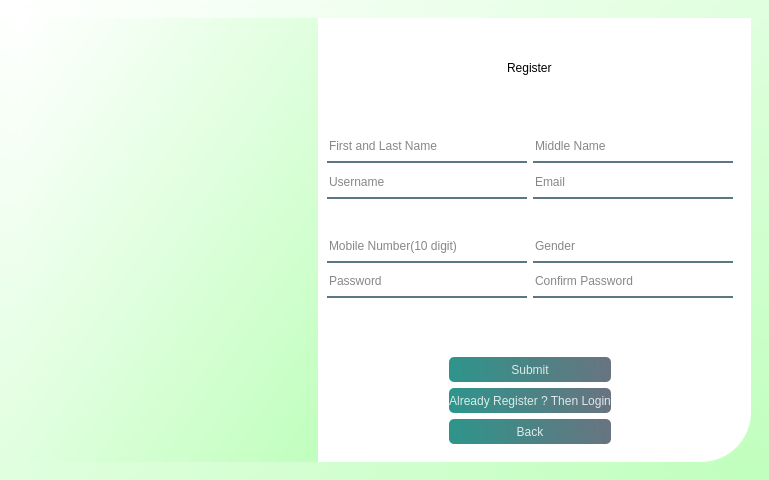
<?xml version="1.0" encoding="UTF-8"?>
<ui version="4.0">
 <class>MainWindow</class>
 <widget class="QMainWindow" name="MainWindow">
  <property name="geometry">
   <rect>
    <x>0</x>
    <y>0</y>
    <width>769</width>
    <height>480</height>
   </rect>
  </property>
  <property name="sizeIncrement">
   <size>
    <width>150</width>
    <height>250</height>
   </size>
  </property>
  <property name="windowTitle">
   <string>MainWindow</string>
  </property>
  <property name="styleSheet">
   <string notr="true">background-color: qlineargradient(spread:pad, x1:1, y1:1, x2:0, y2:0, stop:0 rgba(192, 255, 189, 255), stop:1 rgba(255, 255, 255, 255));</string>
  </property>
  <widget class="QWidget" name="centralwidget">
   <layout class="QHBoxLayout" name="horizontalLayout">
    <item>
     <widget class="QWidget" name="widget" native="true">
      <layout class="QHBoxLayout" name="horizontalLayout_2">
       <property name="spacing">
        <number>0</number>
       </property>
       <item>
        <widget class="QWidget" name="widget_2" native="true">
         <property name="minimumSize">
          <size>
           <width>300</width>
           <height>0</height>
          </size>
         </property>
         <property name="styleSheet">
          <string notr="true"/>
         </property>
         <layout class="QHBoxLayout" name="horizontalLayout_7">
          <property name="spacing">
           <number>0</number>
          </property>
          <property name="leftMargin">
           <number>0</number>
          </property>
          <property name="topMargin">
           <number>0</number>
          </property>
          <property name="rightMargin">
           <number>0</number>
          </property>
          <property name="bottomMargin">
           <number>0</number>
          </property>
          <item>
           <widget class="QLabel" name="label_2">
            <property name="styleSheet">
             <string notr="true">border-image: url(:/image/1.jpg);
border-top-left-radius:50px;</string>
            </property>
            <property name="text">
             <string/>
            </property>
           </widget>
          </item>
         </layout>
        </widget>
       </item>
       <item>
        <widget class="QWidget" name="widget_3" native="true">
         <property name="styleSheet">
          <string notr="true">background-color: rgb(255, 255, 255);
border-bottom-right-radius:50px;</string>
         </property>
         <layout class="QVBoxLayout" name="verticalLayout">
          <property name="spacing">
           <number>0</number>
          </property>
          <property name="leftMargin">
           <number>0</number>
          </property>
          <property name="topMargin">
           <number>0</number>
          </property>
          <property name="bottomMargin">
           <number>0</number>
          </property>
          <item>
           <widget class="QWidget" name="widget_7" native="true">
            <layout class="QHBoxLayout" name="horizontalLayout_3">
             <item alignment="Qt::AlignHCenter">
              <widget class="QWidget" name="widget_8" native="true">
               <property name="sizeIncrement">
                <size>
                 <width>150</width>
                 <height>250</height>
                </size>
               </property>
               <layout class="QVBoxLayout" name="verticalLayout_2">
                <item>
                 <widget class="QLabel" name="label">
                  <property name="sizeIncrement">
                   <size>
                    <width>150</width>
                    <height>0</height>
                   </size>
                  </property>
                  <property name="styleSheet">
                   <string notr="true">font: 75 italic 20pt &quot;Times New Roman&quot;;</string>
                  </property>
                  <property name="text">
                   <string>Register</string>
                  </property>
                 </widget>
                </item>
               </layout>
              </widget>
             </item>
            </layout>
           </widget>
          </item>
          <item>
           <widget class="QWidget" name="widget_6" native="true">
            <layout class="QHBoxLayout" name="horizontalLayout_4">
             <item alignment="Qt::AlignHCenter">
              <widget class="QWidget" name="widget_9" native="true">
               <layout class="QVBoxLayout" name="verticalLayout_3">
                <property name="spacing">
                 <number>0</number>
                </property>
                <property name="leftMargin">
                 <number>0</number>
                </property>
                <property name="topMargin">
                 <number>0</number>
                </property>
                <property name="rightMargin">
                 <number>0</number>
                </property>
                <property name="bottomMargin">
                 <number>0</number>
                </property>
                <item>
                 <widget class="QLineEdit" name="lineEdit_fname">
                  <property name="minimumSize">
                   <size>
                    <width>200</width>
                    <height>0</height>
                   </size>
                  </property>
                  <property name="maximumSize">
                   <size>
                    <width>100</width>
                    <height>16777215</height>
                   </size>
                  </property>
                  <property name="sizeIncrement">
                   <size>
                    <width>200</width>
                    <height>0</height>
                   </size>
                  </property>
                  <property name="styleSheet">
                   <string notr="true">background-color:rgba(0,0,0,0);
border:none;
border-bottom:2px solid rgba(46,82,101,200);
color:rgba(0,0,0,240);
padding-bottom:7px;</string>
                  </property>
                  <property name="placeholderText">
                   <string>First and Last Name</string>
                  </property>
                 </widget>
                </item>
                <item>
                 <widget class="QLineEdit" name="lineEdit_username">
                  <property name="sizeIncrement">
                   <size>
                    <width>200</width>
                    <height>0</height>
                   </size>
                  </property>
                  <property name="styleSheet">
                   <string notr="true">background-color:rgba(0,0,0,0);
border:none;
border-bottom:2px solid rgba(46,82,101,200);
color:rgba(0,0,0,240);
padding-bottom:7px;</string>
                  </property>
                  <property name="placeholderText">
                   <string>Username</string>
                  </property>
                 </widget>
                </item>
               </layout>
              </widget>
             </item>
             <item alignment="Qt::AlignHCenter">
              <widget class="QWidget" name="widget_10" native="true">
               <layout class="QVBoxLayout" name="verticalLayout_4">
                <property name="spacing">
                 <number>0</number>
                </property>
                <property name="leftMargin">
                 <number>0</number>
                </property>
                <property name="topMargin">
                 <number>0</number>
                </property>
                <property name="rightMargin">
                 <number>0</number>
                </property>
                <property name="bottomMargin">
                 <number>0</number>
                </property>
                <item>
                 <widget class="QLineEdit" name="lineEdit_Mname">
                  <property name="minimumSize">
                   <size>
                    <width>200</width>
                    <height>0</height>
                   </size>
                  </property>
                  <property name="sizeIncrement">
                   <size>
                    <width>200</width>
                    <height>0</height>
                   </size>
                  </property>
                  <property name="styleSheet">
                   <string notr="true">background-color:rgba(0,0,0,0);
border:none;
border-bottom:2px solid rgba(46,82,101,200);
color:rgba(0,0,0,240);
padding-bottom:7px;</string>
                  </property>
                  <property name="placeholderText">
                   <string>Middle Name</string>
                  </property>
                 </widget>
                </item>
                <item>
                 <widget class="QLineEdit" name="lineEdit_Email">
                  <property name="sizeIncrement">
                   <size>
                    <width>200</width>
                    <height>0</height>
                   </size>
                  </property>
                  <property name="styleSheet">
                   <string notr="true">background-color:rgba(0,0,0,0);
border:none;
border-bottom:2px solid rgba(46,82,101,200);
color:rgba(0,0,0,240);
padding-bottom:7px;
</string>
                  </property>
                  <property name="placeholderText">
                   <string>Email</string>
                  </property>
                 </widget>
                </item>
               </layout>
              </widget>
             </item>
            </layout>
           </widget>
          </item>
          <item>
           <widget class="QWidget" name="widget_4" native="true">
            <layout class="QHBoxLayout" name="horizontalLayout_5">
             <item alignment="Qt::AlignHCenter">
              <widget class="QWidget" name="widget_11" native="true">
               <layout class="QVBoxLayout" name="verticalLayout_5">
                <property name="spacing">
                 <number>0</number>
                </property>
                <property name="leftMargin">
                 <number>0</number>
                </property>
                <property name="topMargin">
                 <number>0</number>
                </property>
                <property name="rightMargin">
                 <number>0</number>
                </property>
                <property name="bottomMargin">
                 <number>0</number>
                </property>
                <item>
                 <widget class="QLineEdit" name="lineEdit_Mobile">
                  <property name="minimumSize">
                   <size>
                    <width>200</width>
                    <height>0</height>
                   </size>
                  </property>
                  <property name="styleSheet">
                   <string notr="true">background-color:rgba(0,0,0,0);
border:none;
border-bottom:2px solid rgba(46,82,101,200);
color:rgba(0,0,0,240);
padding-bottom:7px;</string>
                  </property>
                  <property name="placeholderText">
                   <string>Mobile Number(10 digit)</string>
                  </property>
                 </widget>
                </item>
                <item>
                 <widget class="QLineEdit" name="lineEdit_pass">
                  <property name="minimumSize">
                   <size>
                    <width>200</width>
                    <height>0</height>
                   </size>
                  </property>
                  <property name="styleSheet">
                   <string notr="true">background-color:rgba(0,0,0,0);
border:none;
border-bottom:2px solid rgba(46,82,101,200);
color:rgba(0,0,0,240);
padding-bottom:7px;
</string>
                  </property>
                  <property name="echoMode">
                   <enum>QLineEdit::Password</enum>
                  </property>
                  <property name="placeholderText">
                   <string>Password</string>
                  </property>
                 </widget>
                </item>
               </layout>
              </widget>
             </item>
             <item alignment="Qt::AlignHCenter">
              <widget class="QWidget" name="widget_confirmpass" native="true">
               <layout class="QVBoxLayout" name="verticalLayout_6">
                <property name="spacing">
                 <number>0</number>
                </property>
                <property name="leftMargin">
                 <number>0</number>
                </property>
                <property name="topMargin">
                 <number>0</number>
                </property>
                <property name="rightMargin">
                 <number>0</number>
                </property>
                <property name="bottomMargin">
                 <number>0</number>
                </property>
                <item>
                 <widget class="QLineEdit" name="lineEdit_Gender">
                  <property name="styleSheet">
                   <string notr="true">background-color:rgba(0,0,0,0);
border:none;
border-bottom:2px solid rgba(46,82,101,200);
color:rgba(0,0,0,240);
padding-bottom:7px;</string>
                  </property>
                  <property name="placeholderText">
                   <string>Gender</string>
                  </property>
                 </widget>
                </item>
                <item>
                 <widget class="QLineEdit" name="lineEdit_8">
                  <property name="minimumSize">
                   <size>
                    <width>200</width>
                    <height>0</height>
                   </size>
                  </property>
                  <property name="styleSheet">
                   <string notr="true">background-color:rgba(0,0,0,0);
border:none;
border-bottom:2px solid rgba(46,82,101,200);
color:rgba(0,0,0,240);
padding-bottom:7px;</string>
                  </property>
                  <property name="echoMode">
                   <enum>QLineEdit::Password</enum>
                  </property>
                  <property name="placeholderText">
                   <string>Confirm Password</string>
                  </property>
                 </widget>
                </item>
               </layout>
              </widget>
             </item>
            </layout>
           </widget>
          </item>
          <item>
           <widget class="QWidget" name="widget_5" native="true">
            <layout class="QHBoxLayout" name="horizontalLayout_6">
             <item alignment="Qt::AlignHCenter">
              <widget class="QWidget" name="widget_13" native="true">
               <layout class="QVBoxLayout" name="verticalLayout_7">
                <item>
                 <widget class="QLabel" name="label_3">
                  <property name="styleSheet">
                   <string notr="true">font: 75 italic 8pt &quot;Times New Roman&quot;;color:red;</string>
                  </property>
                  <property name="text">
                   <string/>
                  </property>
                 </widget>
                </item>
                <item>
                 <widget class="QPushButton" name="SubmitButton">
                  <property name="minimumSize">
                   <size>
                    <width>0</width>
                    <height>25</height>
                   </size>
                  </property>
                  <property name="toolTip">
                   <string>&lt;html&gt;&lt;head/&gt;&lt;body&gt;&lt;p&gt;Submit&lt;/p&gt;&lt;/body&gt;&lt;/html&gt;</string>
                  </property>
                  <property name="styleSheet">
                   <string notr="true">QPushButton#SubmitButton{
	background-color: qlineargradient(spread:pad, x1:0, y1:0.505682, x2:1, y2:0.477, stop:0 rgba(11, 131, 120, 219), stop:1 rgba(85, 98, 112, 226));
	color: rgba(255,255,255,210);
	border-radius:5px;
}
QPushButton#SubmitButton:hover{
	background-color: qlineargradient(spread:pad, x1:0, y1:0.505682, x2:1, y2:0.477, stop:0 rgba(150, 123, 111, 219), stop:1 rgba(85, 81, 84, 226));
}

QPushButton#SubmitButton:pressed{
	padding-left:5px;
	padding-top:5px;
	background-color:rgba(150, 123, 111, 255);
}
</string>
                  </property>
                  <property name="text">
                   <string>Submit</string>
                  </property>
                 </widget>
                </item>
                <item>
                 <widget class="QPushButton" name="GotoLogin">
                  <property name="minimumSize">
                   <size>
                    <width>150</width>
                    <height>25</height>
                   </size>
                  </property>
                  <property name="toolTip">
                   <string>&lt;html&gt;&lt;head/&gt;&lt;body&gt;&lt;p&gt;Login if Already Register&lt;/p&gt;&lt;/body&gt;&lt;/html&gt;</string>
                  </property>
                  <property name="styleSheet">
                   <string notr="true">QPushButton#GotoLogin{
	font: 75 italic 11pt &quot;Times New Roman&quot;;
	background-color: qlineargradient(spread:pad, x1:0, y1:0.505682, x2:1, y2:0.477, stop:0 rgba(11, 131, 120, 219), stop:1 rgba(85, 98, 112, 226));
	color: rgba(255,255,255,210);
	border-radius:5px;
}
QPushButton#GotoLogin:hover{
	background-color: qlineargradient(spread:pad, x1:0, y1:0.505682, x2:1, y2:0.477, stop:0 rgba(150, 123, 111, 219), stop:1 rgba(85, 81, 84, 226));
}

QPushButton#GotoLogin:pressed{
	padding-left:5px;
	padding-top:5px;
	background-color:rgba(150, 123, 111, 255);
}
</string>
                  </property>
                  <property name="text">
                   <string>Already Register ? Then Login</string>
                  </property>
                 </widget>
                </item>
                <item>
                 <widget class="QPushButton" name="bacButton">
                  <property name="minimumSize">
                   <size>
                    <width>150</width>
                    <height>25</height>
                   </size>
                  </property>
                  <property name="styleSheet">
                   <string notr="true">QPushButton#bacButton{
	font: 75 italic 11pt &quot;Times New Roman&quot;;
	background-color: qlineargradient(spread:pad, x1:0, y1:0.505682, x2:1, y2:0.477, stop:0 rgba(11, 131, 120, 219), stop:1 rgba(85, 98, 112, 226));
	color: rgba(255,255,255,210);
	border-radius:5px;
}
QPushButton#bacButton:hover{
	background-color: qlineargradient(spread:pad, x1:0, y1:0.505682, x2:1, y2:0.477, stop:0 rgba(150, 123, 111, 219), stop:1 rgba(85, 81, 84, 226));
}

QPushButton#bacButton:pressed{
	padding-left:5px;
	padding-top:5px;
	background-color:rgba(150, 123, 111, 255);
}
</string>
                  </property>
                  <property name="text">
                   <string>Back</string>
                  </property>
                 </widget>
                </item>
               </layout>
              </widget>
             </item>
            </layout>
           </widget>
          </item>
         </layout>
        </widget>
       </item>
      </layout>
     </widget>
    </item>
   </layout>
  </widget>
 </widget>
 <resources>
  <include location="images.qrc"/>
 </resources>
 <connections/>
</ui>
